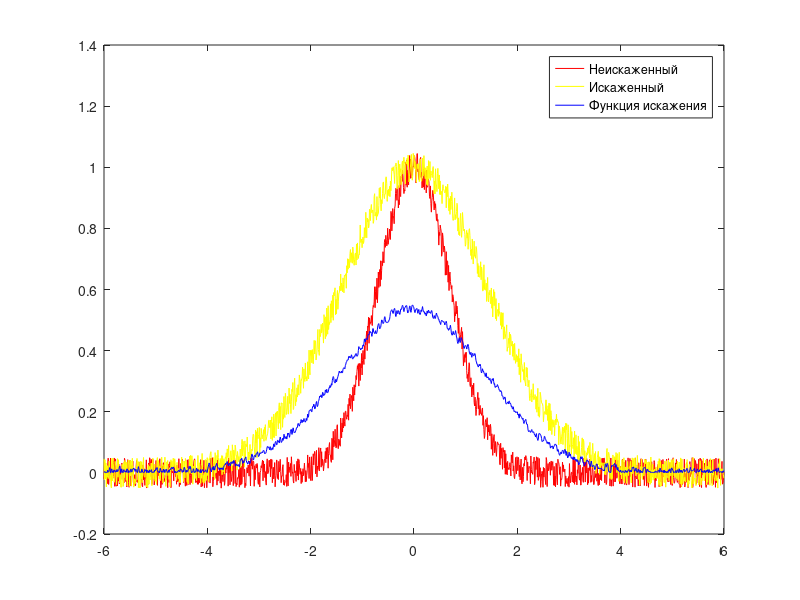

Write MATLAB code to recreate this figure.
function lab_07()
    A = 1.0;
    s1 = 1.0;
    s2 = 2.0;
    mult = 6;
    step = 0.009;
    NS = 0.05;
    t = -mult:step:mult;

    u1 = A * exp(-(t/s1).^2);
    u2 = A * exp(-(t/s2).^2);

    v1 = fft(u1);
    v2 = fft(u2);

    n1 = unifrnd(-NS, NS, 1, length(t));
    n2 = unifrnd(-NS, NS, 1, length(t));

    delta = std(n1);
    epsilon = std(n2);

    figure(1);
    plot(t, u1+n1, "r", t, u2+n2,"y", t, abs(ifft(fft(u2+n2) .* tikhonfilt(v1, v2, step, 2 * mult, delta, epsilon))),"b");
    legend('Неискаженный','Искаженный','Функция искажения');
end

function h = tikhonfilt(u1, u2, step, T, d, e)
    m = 0:length(u1)-1;
    mult = step / length(u1);
    squ = 1 + (2 * pi * m / T).^2;
    func = @(x) rhofunc(x, u1, u2, step, T, d, e);
    alpha = fzero(func, [0, 1]);
    h = 0:length(u1)-1;
    for k = 1:length(h)
        h(k) = mult * sum(exp(2 * pi * 1i * k .* m / length(u1)) .* u1 .* conj(u2) ./ (abs(u2).^2 .* step^2 + alpha * squ), 2);
    end
end

function y = rhofunc(x, u1, u2, step, T, d, e)
    m = 0:length(u1)-1;
    mult = step / length(u1);
    squ = 1 + (2 * pi * m / T).^2;
    beta = mult * sum(x.^2 * squ .* abs(u1).^2 ./ (abs(u2).^2 * step^2 + x .* squ).^2, 2);
    gamma = mult * sum(abs(u2).^2 * step^2 .* abs(u1).^2 .* squ ./ (abs(u2).^2 * step^2 + x * (1 + 2 * pi * m / T).^2).^2, 2);
    y = beta - (d + e * sqrt(gamma))^2;
end
